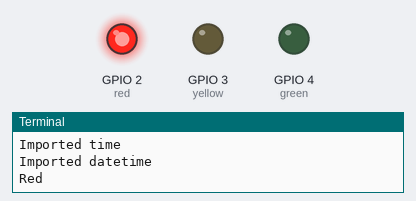
Simulated run of this program. Board: Raspberry Pi (BCM pin numbers). Parts: output pins drawn as LEDs (lit = HIGH), the last lines printed to the terminal. The clock reads 2024-03-15 10:24:30 at power-on unless the program sets it.

Above: at 5.0 s.
At 15.0 s:
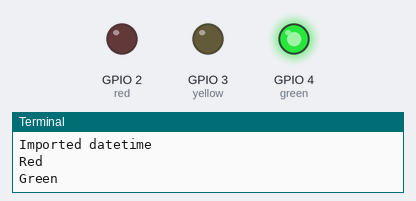
At 22.0 s:
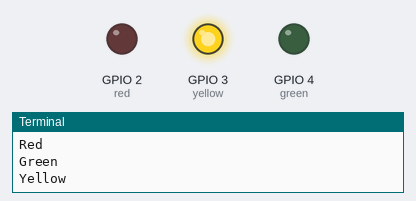
Timing chart, 0 to 31.2 s (numbered marks = the images above):
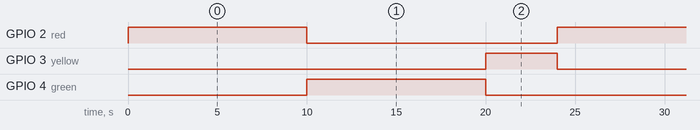

The program:

traffic_signal.py
```python
# python traffic_signal.py

# Traffic signal simulator

import RPi.GPIO as GPIO
print "Imported RPi.GPIO"

# For sleep
import time
print "Imported time"

# For getting hours and minutes
from datetime import datetime
print "Imported datetime"

GPIO.setmode(GPIO.BCM)

# Don't suppress any warnings. Yes, it's a double negative...
#GPIO.setwarnings(False)

# Red on pin 2
red = 2
GPIO.setup(red, GPIO.OUT)

# Yellow on pin 3
yellow = 3
GPIO.setup(yellow, GPIO.OUT)

# Green on pin 4
green = 4
GPIO.setup(green, GPIO.OUT)

# Fraction or multiple of seconds for each ON state in the loop (1 = 10 seconds of red light)
timefactor = 1

# Flashing state times
on_time = 0.7
off_time = 0.3

try:
    while True:
        # Flash the yellow lights late at night
#        print "About to get the datetime"
        d = datetime.now()
#        print d
        if d.hour < 6 or d.hour > 21:
            GPIO.output(green,GPIO.LOW)
            GPIO.output(red,GPIO.LOW)
            GPIO.output(yellow,GPIO.LOW)

            time.sleep(off_time)
            GPIO.output(yellow,GPIO.HIGH)
            print "Yellow"
            time.sleep(on_time)
            GPIO.output(yellow,GPIO.LOW)
            print "Off"
            time.sleep(.7)

        else:
            print "Red"
            GPIO.output(yellow,GPIO.LOW)
            GPIO.output(red,GPIO.HIGH)
            durationR = timefactor * 10
            time.sleep(durationR)

            print "Green"
            GPIO.output(red,GPIO.LOW)
            GPIO.output(green,GPIO.HIGH)
            durationG = timefactor * 10
            time.sleep(durationG)

            print "Yellow"
            GPIO.output(green,GPIO.LOW)
            GPIO.output(yellow,GPIO.HIGH)
            durationY = timefactor * 4
            time.sleep(durationY)

except KeyboardInterrupt:
    # Special Ctrl-C code
    # This code works and displays the message properly
    print "...Ctrl-C..."
    GPIO.output(red,GPIO.LOW)
    GPIO.output(yellow,GPIO.LOW)
    GPIO.output(green,GPIO.LOW)

except:
    # Other interrupts (errors maybe?)
    # How to trigger this?
    print "Non Ctrl-C interruption! "

finally:
    # Turn off the lights
    #   ...this  doesn't appear work...
    GPIO.output(red,GPIO.LOW)
    GPIO.output(yellow,GPIO.LOW)
    GPIO.output(green,GPIO.LOW)

    # Cleanup GPIO pins on program exit
    GPIO.cleanup()
```

Measured:
- by itself, GPIO 2 (red), GPIO 4 (green): alternates HIGH for 10.0 s and LOW for 14.0 s
- by itself, GPIO 3 (yellow): alternates HIGH for 4.0 s and LOW for 20.0 s
- by itself, everything shown: repeats every 24.0 s, in 3 steps
